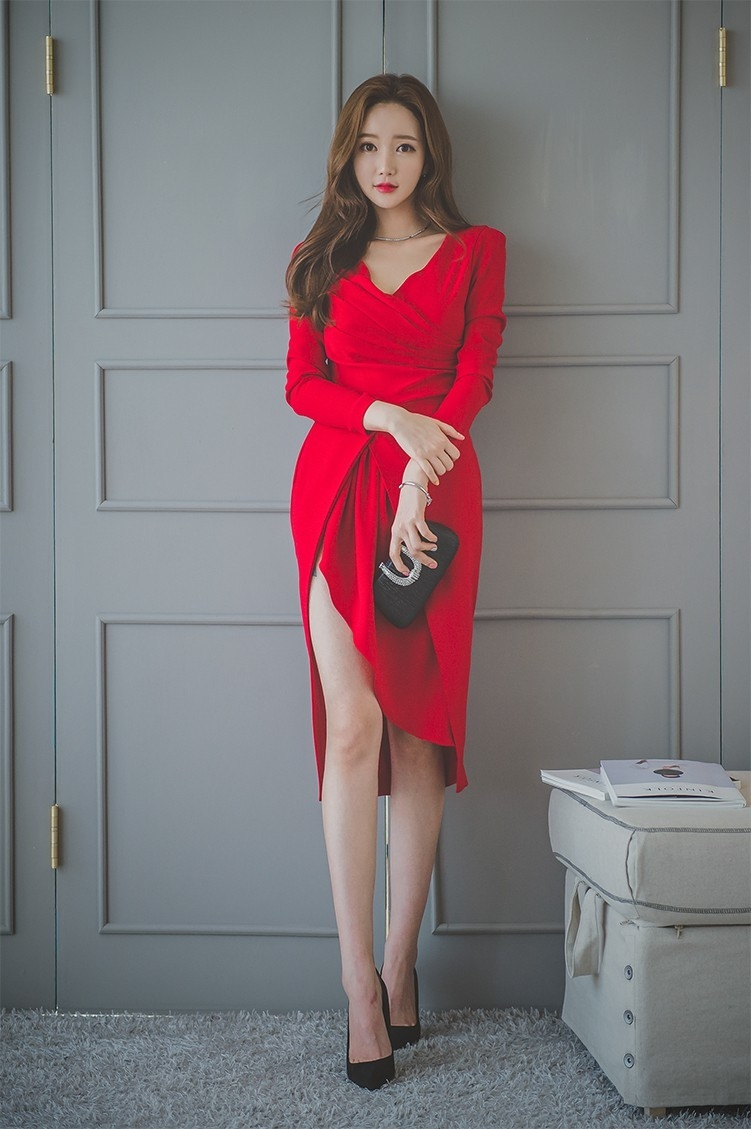
#> input picture lesson28/test.jpg, 751 x 1129 px
$ python demon9.py
#> lines starting #> are read from the running program, lines starting #| are printed output that depends on the picture
#!/usr/bin/env python
# -*- coding: utf-8 -*-
# @Time    : 2018/6/10 21:17
# @Author  : lingxiangxiang
# @File    : demon8.py

'''python3 操作图片需要
pip install pillow
'''
from PIL import Image
image = Image.open("test.jpg")
#> image is the input picture: PIL image 751x1129 RGB; mean R, G, B 130.1, 119.1, 123.4

cutjpg = image.crop((320, 65, 460, 220))
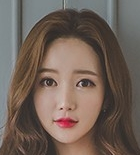
#> cutjpg: PIL image 140x155 RGB; mean R, G, B 112.6, 97.3, 87.9
cutjpg.show()
